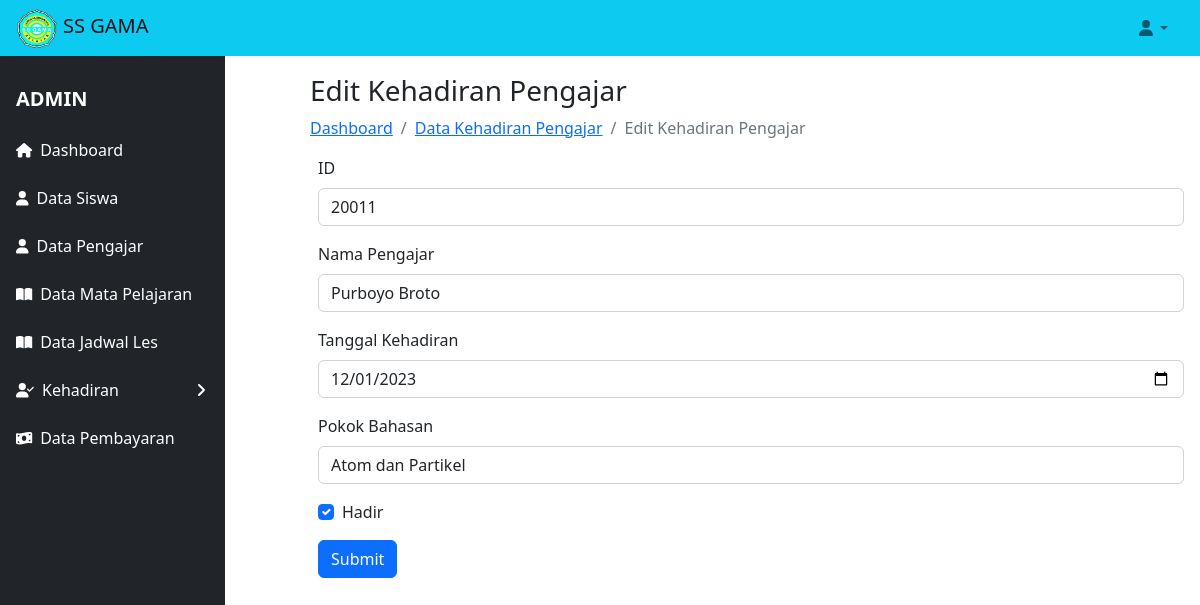
/views/edit_kehadiran_pengajar.php?id_pengajar=20011&aksi=edit_kehadiran_pengajar, run on the app's committed database.
### tables this page shows
CREATE TABLE `kehadiran_pengajar` (
  `id` int NOT NULL,
  `id_pengajar` int NOT NULL,
  `nama_pengajar` varchar(30) DEFAULT NULL,
  `tgl_hadir` date DEFAULT NULL,
  `pokok_bahasan` varchar(50) DEFAULT NULL,
  `status_hadir` varchar(10) DEFAULT NULL
);

### classes/database.php (called while the page is built, shortened)
<?php
class database
{
    var $host = "localhost";
    var $username = "root";
    var $password = "";
    var $db = "les_privat";
    var $koneksi;
    function __construct()
    {
        $this->koneksi = mysqli_connect($this->host, $this->username, $this->password, $this->db);
    }
    function edit_kehadiran_pengajar($id_pengajar)
    {
        $data = mysqli_query($this->koneksi, "select * from kehadiran_pengajar where id_pengajar='$id_pengajar'");
        while ($d = mysqli_fetch_array($data)) {
            $hasil[] = $d;
        }
        return $hasil;
    }
}

### views/edit_kehadiran_pengajar.php (the view, shortened to what this page needs)
<?php
include 'header.php';
include 'sidebar.php';
?>
<div class="container-fluid px-2 py-5">
    <div class="row">
        <div class="col-md-3">
            <?php include 'sidebar.php'; ?>
        </div>
        <div class="col-md-9 ml-sm-auto">
            <h3 class="mt-4 mb-2">Edit Kehadiran Pengajar</h3>
            <ol class="breadcrumb mb-2">
                <li class="breadcrumb-item"><a href="dashboard_admin.php">Dashboard</a></li>
                <li class="breadcrumb-item"><a href="tampil_kehadiran_pengajar.php">Data Kehadiran Pengajar</a></li>
                <li class="breadcrumb-item active">Edit Kehadiran Pengajar</li>
            </ol>
            <main class="ml-sm-auto ml-md-auto ml-lg-0">
                <div class="container px-2 py-2">
                    <?php
                    foreach ($db->edit_kehadiran_pengajar($_GET['id_pengajar']) as $d) {
                    ?>
                        <form action="proses_kehadiran_pengajar.php?aksi=update_kehadiran_pengajar" method="post">
                        <div class="mb-3">
                            <label for="id_pengajar" class="form-label">ID</label>
                            <input type="text" class="form-control" name="id" value="<?php echo $d['id_pengajar'] ?>">
                        </div>
                        <div class="mb-3">
                            <label for="nama_pengajar" class="form-label">Nama Pengajar</label>
                            <input type="text" class="form-control" name="nama_pengajar" value="<?php echo $d['nama_pengajar'] ?>">
                        </div>
                        <div class="mb-3">
                            <label for="tgl_hadir" class="form-label">Tanggal Kehadiran</label>
                            <input type="date" class="form-control" name="tgl_hadir" value="<?php echo $d['tgl_hadir']; ?>">
                        </div>
                        <div class="mb-3">
                            <label for="pokok_bahasan" class="form-label">Pokok Bahasan</label>
                            <input type="text" class="form-control" name="pokok_bahasan" value="<?php echo $d['pokok_bahasan'] ?>">
                        </div>
                        <div class="mb-3 form-check">
                            <input type="checkbox" class="form-check-input" name="status_hadir" value="Hadir" id="status_hadir" <?php echo ($d['status_hadir'] == 'Hadir') ? 'checked' : ''; ?>>
                            <label class="form-check-label" for="status_hadir">Hadir</label>
                        </div>
                        <button type="submit" class="btn btn-primary" value="simpan" onclick="showAlert();">Submit</button>
                    </form>
                    <?php
                    }
                    ?>
                </div>
            </main>
        </div>
    </div>
</div>

### data on the page
kehadiran_pengajar: id "20011", nama_pengajar "Purboyo Broto", tgl_hadir "12/01/2023", pokok_bahasan "Atom dan Partikel", status_hadir "☑"
